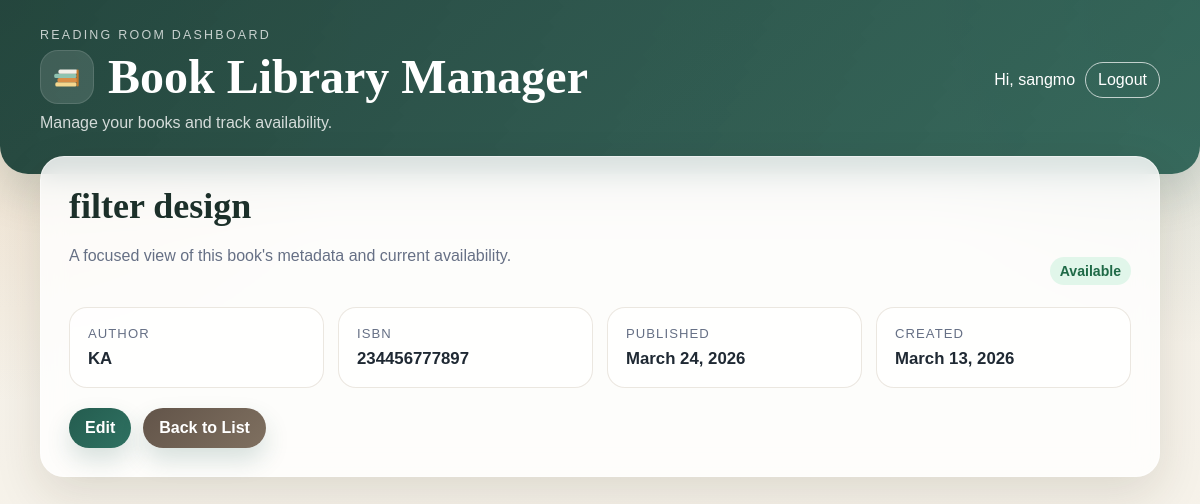
The app's page /book/2/ (signed in) with its own data.
### books/models.py (models this page shows, shortened)
class Book(models.Model):
    title = models.CharField(max_length=200)
    author = models.CharField(max_length=100)
    isbn = models.CharField(max_length=20)
    published_date = models.DateField(null=True, blank = True)
    available = models.BooleanField(default=True)
    created_at = models.DateTimeField(auto_now_add=True)

### books/views.py (the view)
# urls.py: path("book/<int:pk>/", views.book_detail, name="book_detail"),
@login_required
def book_detail(request, pk):
	book = Book.objects.get(pk=pk)
	return render(request, "books/book_detail.html", {"book": book})

### books/templates/books/book_detail.html (shortened to what this page needs)
{% extends "base.html" %}
{% block content %}
<section class="card">
  <div class="section-header">
    <div>
      <h2>{{ book.title }}</h2>
      <p class="section-subtitle">A focused view of this book's metadata and current availability.</p>
    </div>
    {% if book.available %}
    <span class="status available">Available</span>
    {% else %}
    <span class="status unavailable">Checked Out</span>
    {% endif %}
  </div>
  <div class="meta-grid">
    <div class="meta-card">
      <span>Author</span>
      <strong>{{ book.author }}</strong>
    </div>
    <div class="meta-card">
      <span>ISBN</span>
      <strong>{{ book.isbn }}</strong>
    </div>
    <div class="meta-card">
      <span>Published</span>
      <strong>{{ book.published_date|default:"-" }}</strong>
    </div>
    <div class="meta-card">
      <span>Created</span>
      <strong>{{ book.created_at|date:"F j, Y" }}</strong>
    </div>
  </div>
  <div class="actions">
    <a class="button" href="{% url 'books:book_edit' book.pk %}">Edit</a>
    <a class="button secondary" href="{% url 'books:book_list' %}">Back to List</a>
  </div>
</section>
{% endblock %}

### books/templates/base.html (shortened to what this page needs)
<!doctype html>
<html lang="en">
  <head>
  </head>
  <body>
    <header>
      <div class="header-row">
        <div>
          <p class="brand-eyebrow">Reading Room Dashboard</p>
          <div class="brand-title">
            <span class="brand-logo" aria-hidden="true">
            </span>
            <h1>Book Library Manager</h1>
          </div>
          <p>Manage your books and track availability.</p>
        </div>
        <div class="auth-links">
          {% if user.is_authenticated %}
          <span>Hi, {{ user.username }}</span>
          <form method="post" action="{% url 'logout' %}">
            <button type="submit">Logout</button>
          </form>
          {% else %}
          <a href="{% url 'login' %}">Login</a>
          {% endif %}
        </div>
      </div>
    </header>
    <main>
       {% block content %}{% endblock %}
    </main>
  </body>
</html>

### books/templates/base.html (style rules this page uses)
:root { --bg: #f3efe6; --bg-accent: #efe5d2; --surface: rgba(255, 255, 255, 0.82); --surface-strong: #fffdf8; --text: #1f2933; --muted: #667085; --line: rgba(113, 87, 44, 0.14); --brand: #245c4f; --brand-dark: #183d36; --brand-soft: #dff2ea; --accent: #c47b2c; --accent-soft: #fff1de; --danger: #7a1f1f; --danger-soft: #fce8e8; --success: #1f6a47; --success-soft: #e1f6ea; --shadow: 0 18px 48px rgba(52, 39, 17, 0.12); --radius-lg: 24px; --radius-md: 16px; --radius-sm: 12px; }
body { margin: 0; font-family: "Trebuchet MS", "Lucida Sans Unicode", sans-serif; background: radial-gradient(circle at top left, rgba(196, 123, 44, 0.18), transparent 28%), radial-gradient(circle at top right, rgba(36, 92, 79, 0.16), transparent 24%), linear-gradient(180deg, var(--bg) 0%, #f8f4ec 100%); color: var(--text); min-height: 100vh; }
header { color: #ffffff; padding: 28px 32px 42px; background: linear-gradient(135deg, rgba(24, 61, 54, 0.94), rgba(36, 92, 79, 0.9)), linear-gradient(45deg, rgba(196, 123, 44, 0.18), transparent); border-bottom-left-radius: 28px; border-bottom-right-radius: 28px; box-shadow: 0 18px 44px rgba(24, 61, 54, 0.18); }
.header-row { display: flex; justify-content: space-between; align-items: center; gap: 16px; flex-wrap: wrap; max-width: 1120px; margin: 0 auto; }
.brand-eyebrow { margin: 0 0 8px; font-size: 0.78rem; letter-spacing: 0.18em; text-transform: uppercase; color: rgba(255, 255, 255, 0.74); }
.brand-title { display: flex; align-items: center; gap: 14px; }
.brand-logo { width: 54px; height: 54px; flex: 0 0 54px; display: inline-flex; align-items: center; justify-content: center; border-radius: 18px; background: rgba(255, 255, 255, 0.12); box-shadow: inset 0 0 0 1px rgba(255, 255, 255, 0.12); }
.brand-logo svg { width: 34px; height: 34px; }
header h1 { margin: 0; font-family: "Palatino Linotype", "Book Antiqua", Georgia, serif; font-size: clamp(2rem, 4vw, 3rem); line-height: 1.05; }
header p { margin: 10px 0 0; max-width: 620px; color: rgba(255, 255, 255, 0.8); font-size: 1rem; }
.auth-links { display: flex; gap: 10px; align-items: center; flex-wrap: wrap; }
.auth-links form { margin: 0; }
.auth-links button { background: transparent; border: 1px solid rgba(255, 255, 255, 0.7); color: #ffffff; border-radius: 999px; padding: 8px 12px; cursor: pointer; font: inherit; }
main { max-width: 1120px; margin: -18px auto 48px; padding: 0 20px; }
.card { background: var(--surface); backdrop-filter: blur(12px); border: 1px solid rgba(255, 255, 255, 0.45); border-radius: var(--radius-lg); box-shadow: var(--shadow); padding: 28px; }
.actions { margin-top: 18px; display: flex; gap: 12px; flex-wrap: wrap; }
.button { display: inline-block; padding: 11px 16px; border-radius: 999px; background: linear-gradient(135deg, var(--brand), #2f7262); color: #ffffff; text-decoration: none; font-weight: 600; border: none; cursor: pointer; box-shadow: 0 12px 24px rgba(36, 92, 79, 0.18); }
.button.secondary { background: linear-gradient(135deg, #625449, #7f7060); }
form { margin-top: 20px; }
.section-header { display: flex; justify-content: space-between; gap: 16px; align-items: end; flex-wrap: wrap; margin-bottom: 22px; }
.section-header h2, .card h2 { margin: 0; font-family: "Palatino Linotype", "Book Antiqua", Georgia, serif; font-size: clamp(1.7rem, 3vw, 2.35rem); color: #1c302a; }
.section-subtitle, .card p { color: var(--muted); line-height: 1.6; }
.status { display: inline-flex; align-items: center; padding: 6px 10px; border-radius: 999px; font-weight: 600; font-size: 0.88rem; }
.status.available { color: var(--success); background: var(--success-soft); }
.meta-grid { display: grid; grid-template-columns: repeat(auto-fit, minmax(170px, 1fr)); gap: 14px; margin: 20px 0; }
.meta-card { padding: 18px; border-radius: 18px; background: rgba(255, 255, 255, 0.72); border: 1px solid var(--line); }
.meta-card span { display: block; margin-bottom: 8px; color: var(--muted); font-size: 0.82rem; letter-spacing: 0.08em; text-transform: uppercase; }
.meta-card strong { font-size: 1.05rem; }

### records on screen
Book: title "filter design", author "KA", isbn "234456777897", published_date "March 24, 2026", created_at "March 13, 2026"

### other values on screen
{{ user.username }} "sangmo"
